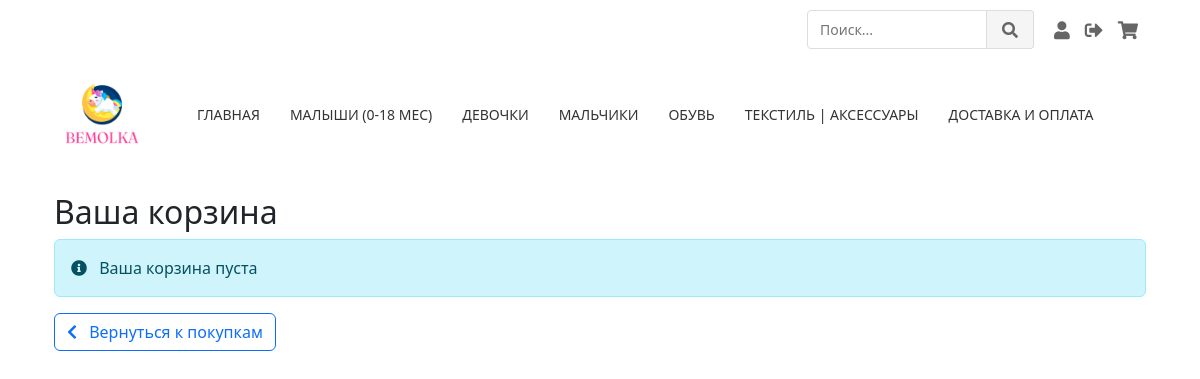
Page /basket/ (signed in) on the earlier database version.
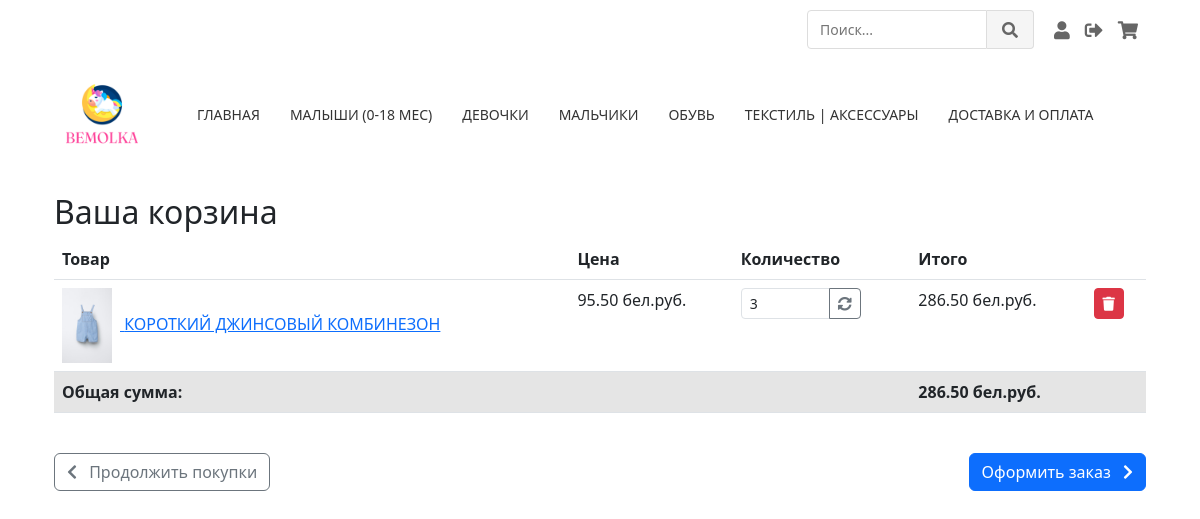
Same page on the later database version.
### products/models.py (models this page shows, shortened)
class Basket(models.Model):
    user = models.ForeignKey(
        User,
        on_delete=models.CASCADE,
        related_name='basket_items'
    )
    product = models.ForeignKey(
        Product,
        on_delete=models.CASCADE
    )
    quantity = models.PositiveIntegerField(default=1)
    added_at = models.DateTimeField(auto_now_add=True)
    class Meta:
        unique_together = ('user', 'product')
        verbose_name = 'Корзина'
        verbose_name_plural = 'Корзины'
    def total_price(self):
        return self.product.price * self.quantity

class Product(models.Model):
    main_category = models.ForeignKey(
        'MainCategory',
        on_delete=models.CASCADE,
        null=True,
        blank=True,
        verbose_name="Главная категория"
    )
    subcategory = models.ForeignKey(
        SubCategory,
        on_delete=models.SET_NULL,
        null=True,
        blank=True,
        verbose_name="Подкатегория",
        related_name='products'
    )
    slug = models.SlugField(unique=True, blank=True)
    name = models.CharField(max_length=255, verbose_name="Название")
    description = models.TextField(verbose_name="Описание")
    composition = models.TextField(verbose_name="Состав")
    price = models.DecimalField(max_digits=10, decimal_places=2, verbose_name="Цена")
    image = models.ImageField(upload_to='products/', verbose_name="Изображение", null=True, blank=True)
    sizes = models.ManyToManyField(Size, verbose_name="Размеры", related_name='products')
    colors = models.ManyToManyField(Color, verbose_name="Цвета", related_name='products')
    created_at = models.DateTimeField(auto_now_add=True, verbose_name="Дата создания")
    updated_at = models.DateTimeField(auto_now=True, verbose_name="Дата обновления")
    is_featured = models.BooleanField(default=False, verbose_name="Рекомендуемый")
    vendor = models.ForeignKey(
        Vendor,
        on_delete=models.CASCADE,
        null=True,
        blank=True,
        verbose_name="Поставщик"
    )
    def get_absolute_url(self):
        if self.pk is None:
            raise ValueError("Product must be saved before getting absolute URL")
        return reverse('product_detail', kwargs={'pk': self.pk})
    views = models.PositiveIntegerField(default=0)
    class Meta:
        verbose_name = "Товар"
        verbose_name_plural = "Товары"
        ordering = ['-created_at']
        indexes = [
            models.Index(fields=['name', 'slug']),
            models.Index(fields=['is_featured']),
        ]

### products/views.py (the view)
# urls.py: path('basket/', views.basket, name='basket'),
@login_required
def basket(request):
    basket_items = Basket.objects.filter(user=request.user).select_related('product')
    total = sum(item.total_price() for item in basket_items)
    print(f"Корзина пользователя {request.user}: {len(basket_items)} товаров")
    for item in basket_items:
        print(f"- {item.product.name}: {item.quantity} x {item.product.price} = {item.total_price()}")
    print(f"Общая сумма: {total}")
    return render(request, 'products/basket.html', {
        'basket_items': basket_items,
        'total': total  # Добавляем общую сумму в контекст
    })

### my_shop/context_processors.py (called while the page is built)
def basket_count(request):
    if request.user.is_authenticated:
        return {'basket_count': request.user.basket_items.count()}
    return {'basket_count': 0}

### products/templates/products/basket.html (shortened to what this page needs)
{% extends "products/layout.html" %}
{% load static %}
{% block content %}
<div class="container mt-4">
    <h2>Ваша корзина</h2>
    {% if basket_items %}
    <div class="table-responsive">
        <table class="table">
            <thead>
                <tr>
                    <th>Товар</th>
                    <th>Цена</th>
                    <th>Количество</th>
                    <th>Итого</th>
                    <th></th>
                </tr>
            </thead>
            <tbody>
                {% for item in basket_items %}
                <tr>
                    <td>
                        <a href="{{ item.product.get_absolute_url }}">
                            {% if item.product.image %}
                            <img src="{{ item.product.image.url }}" alt="{{ item.product.name }}" width="50" class="me-2">
                            {% endif %}
                            {{ item.product.name }}
                        </a>
                    </td>
                    <td>{{ item.product.price }} бел.руб.</td>
                    <td>
                        <form action="{% url 'update_basket' item.id %}" method="post" class="d-inline">
                            <div class="input-group input-group-sm" style="width: 120px;">
                                <input type="number" name="quantity" value="{{ item.quantity }}" min="1"
                                       class="form-control" onchange="this.form.submit()">
                                <button type="submit" class="btn btn-outline-secondary">
                                    <i class="fas fa-sync-alt"></i>
                                </button>
                            </div>
                        </form>
                    </td>
                    <td>{{ item.total_price }} бел.руб.</td>
                    <td>
                        <form action="{% url 'remove_from_basket' item.id %}" method="post" class="d-inline">
                            <button type="submit" class="btn btn-sm btn-danger">
                                <i class="fas fa-trash"></i>
                            </button>
                        </form>
                    </td>
                </tr>
                {% endfor %}
            </tbody>
            <tfoot>
                <tr class="table-active">
                    <th colspan="3">Общая сумма:</th>
                    <th colspan="2">{{ total }} бел.руб.</th>
                </tr>
            </tfoot>
        </table>
    </div>
    <div class="d-flex justify-content-between mt-4">
        <a href="{% url 'home' %}" class="btn btn-outline-secondary">
            <i class="fas fa-chevron-left me-2"></i> Продолжить покупки
        </a>
        <a href="{% url 'checkout' %}" class="btn btn-primary">
            Оформить заказ <i class="fas fa-chevron-right ms-2"></i>
        </a>
    </div>
    {% else %}
    <div class="alert alert-info">
        <i class="fas fa-info-circle me-2"></i> Ваша корзина пуста
    </div>
    <a href="{% url 'home' %}" class="btn btn-outline-primary">
        <i class="fas fa-chevron-left me-2"></i> Вернуться к покупкам
    </a>
    {% endif %}
</div>
{% endblock %}

### products/templates/products/layout.html (shortened to what this page needs)
{% load static %}
<!DOCTYPE html>
<html lang="ru">
<head>
    <link rel="stylesheet" href="{% static 'css/main.css' %}">
    <link href="https://cdn.jsdelivr.net/npm/bootstrap@5.3.0/dist/css/bootstrap.min.css" rel="stylesheet">
    <link href="https://cdnjs.cloudflare.com/ajax/libs/font-awesome/5.15.4/css/all.min.css" rel="stylesheet">
</head>
<body>
    <div class="container">
    {% include "products/menu.html" %}
        <main class="content">
            {% block content %}
            {% endblock %}
        </main>
    </div>
    <link rel="stylesheet" href="https://code.jquery.com/ui/1.12.1/themes/base/jquery-ui.css">
</body>
</html>

### products/templates/products/menu.html (shortened to what this page needs)
{% load static %}
<header>
    <div class="header-top">
        <div class="right-group">
            <div class="search-container">
                <form action="{% url 'search' %}" method="get" class="search-form">
                    <input type="text" name="q" placeholder="Поиск..." value="{{ request.GET.q }}">
                    <button type="submit"><i class="fas fa-search"></i></button>
                </form>
            </div>
            <div class="user-controls">
                {% if user.is_authenticated %}
                    <a href="{% url 'profile' %}" class="icon-link"><i class="fas fa-user"></i></a>
                    <a href="{% url 'logout' %}" class="icon-link"><i class="fas fa-sign-out-alt"></i></a>
                {% else %}
                    <a href="{% url 'login' %}" class="icon-link"><i class="fas fa-user"></i></a>
                {% endif %}
                <a href="{% url 'basket' %}" class="icon-link"><i class="fas fa-shopping-cart"></i></a>
            </div>
        </div>
    </div>
    <div class="header-main">
        <div class="logo">
            <img src="{% static 'img/logo.png' %}" alt="Логотип">
        </div>
        <nav class="main-menu">
            <ul>
                <li><a href="{% url 'home' %}" class="menu-link">ГЛАВНАЯ</a></li>
                <li><a href="{% url 'baby' %}" class="menu-link">МАЛЫШИ (0-18 МЕС)</a></li>
                <li><a href="{% url 'girls' %}" class="menu-link">ДЕВОЧКИ</a></li>
                <li><a href="{% url 'boys' %}" class="menu-link">МАЛЬЧИКИ</a></li>
                <li><a href="{% url 'shoes' %}" class="menu-link">ОБУВЬ</a></li>
                <li><a href="{% url 'accessories' %}" class="menu-link">ТЕКСТИЛЬ | АКСЕССУАРЫ</a></li>
                <li><a href="{% url 'delpay' %}" class="menu-link">ДОСТАВКА И ОПЛАТА</a></li>
            </ul>
        </nav>
    </div>
</header>

### static/css/main.css (style rules this page uses)
header { position: relative; }
.header-top { display: flex; justify-content: flex-end; padding: 10px 20px; }
.header-main { display: flex; align-items: center; max-width: 1200px; margin: 0 auto; padding: 15px 20px; }
.logo { margin-right: 40px; }
.logo img { height: 80px; width: auto; }
.main-menu ul { display: flex; list-style: none; margin: 0; padding: 0; }
.main-menu li { margin: 0 15px; }
.menu-link { text-decoration: none; color: #333; font-weight: 500; font-size: 14px; padding: 8px 0; transition: color 0.3s ease; white-space: nowrap; display: block; }
.right-group { display: flex; align-items: center; }
.search-container { margin-right: 20px; }
.search-form { display: flex; }
.search-form input { padding: 8px 12px; border: 1px solid #ddd; border-radius: 4px 0 0 4px; width: 180px; font-size: 14px; }
.search-form button { background: #f5f5f5; border: 1px solid #ddd; border-left: none; border-radius: 0 4px 4px 0; padding: 0 15px; cursor: pointer; color: #666; }
.user-controls { display: flex; gap: 15px; }
.icon-link { color: #666; font-size: 18px; transition: color 0.3s ease; text-decoration: none; }
.container { max-width: 1200px; margin: 0 auto; padding: 0 20px; }

Differences in the rows shown:
added Basket: product.image (picture), product.name "КОРОТКИЙ ДЖИНСОВЫЙ КОМБИНЕЗОН", product.price "95.50", quantity "3", total_price "286.50"
Other differences:
{{ total }}: (not shown) → "286.50"
text no longer shown: "Ваша корзина пуста Вернуться к покупкам"
text now shown: "Товар Цена Количество Итого Общая сумма: бел.руб. Продолжить покупки Оформить заказ"
